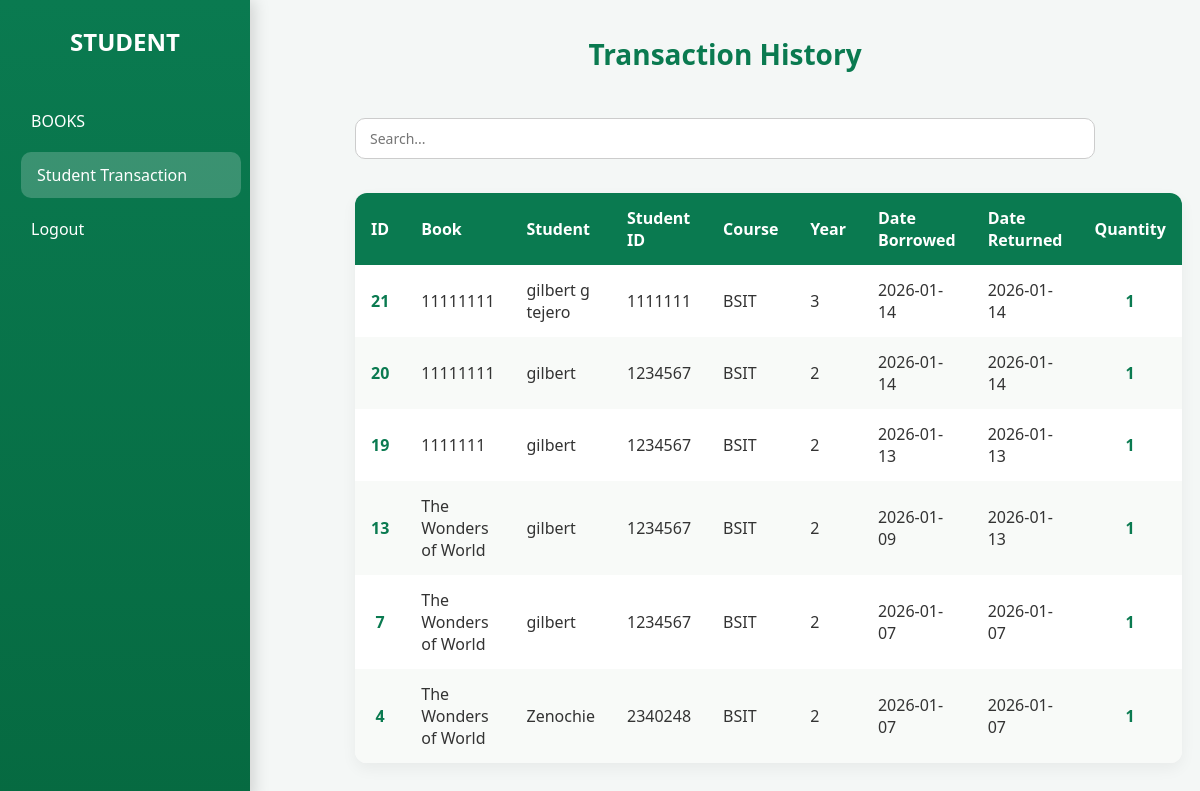
Before: /pisti/student_transaction.php (signed in) with the older database file.
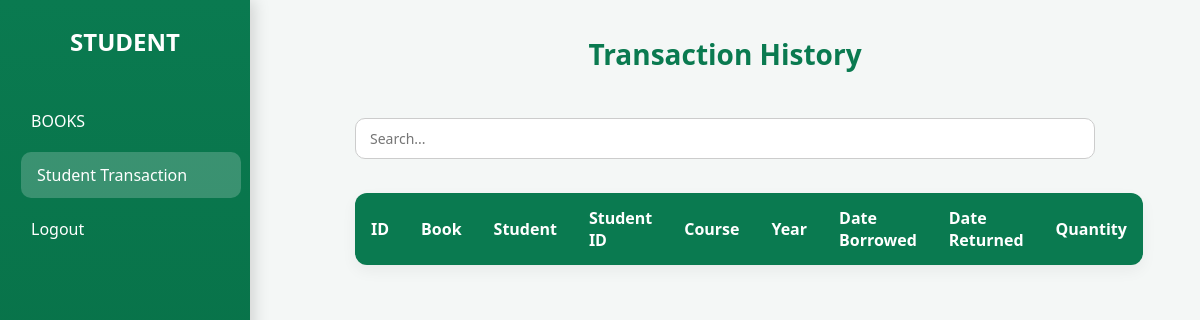
After: the same page with the newer database file.
### tables this page shows
CREATE TABLE `transactions` (
  `transaction_id` int(11) NOT NULL,
  `student_id` int(7) NOT NULL,
  `book_id` int(11) NOT NULL,
  `date_borrowed` date NOT NULL,
  `date_returned` date DEFAULT NULL,
  `quantity` int(11) DEFAULT 1
);

CREATE TABLE `books` (
  `book_id` int(11) NOT NULL,
  `Title` varchar(255) NOT NULL,
  `category` varchar(100) NOT NULL,
  `status` enum('Available','Borrowed','Defective','Out of Stock') DEFAULT 'Available',
  `volume` int(11) NOT NULL,
  `available` int(11) DEFAULT 0,
  `borrowed` int(11) DEFAULT 0,
  `Author` varchar(255) NOT NULL,
  `Accession_Number` int(15) NOT NULL,
  `Book_Year` int(254) NOT NULL,
  `Publisher` varchar(255) NOT NULL,
  `Shelf_Location` varchar(255) NOT NULL,
  `Call_Number` int(255) NOT NULL,
  `Copies` int(255) NOT NULL
);

CREATE TABLE `students` (
  `student_id` int(7) NOT NULL,
  `student_name` varchar(255) NOT NULL,
  `course` varchar(100) NOT NULL,
  `phone_number` varchar(20) NOT NULL,
  `year` int(11) NOT NULL,
  `borrower_type` varchar(255) NOT NULL
);

### pisti/student_transaction.php (the view, shortened to what this page needs)
<?php
include "db.php";
$sql = "
    SELECT t.transaction_id,
           t.date_borrowed,
           t.date_returned,
           t.quantity,
           s.student_name,
           s.student_id,
           s.course,
           s.year,
           b.Title
    FROM transactions t
    LEFT JOIN students s ON t.student_id = s.student_id
    LEFT JOIN books b ON t.book_id = b.book_id
    ORDER BY t.transaction_id DESC
";
$transactions = $conn->query($sql);
?>
<!DOCTYPE html>
<html>
<head>
    <link rel="stylesheet" href="style.css">
</head>
<body>
<aside class="sidebar">
    <h2>STUDENT</h2>
    <ul>
        <li><a href="Books.php">BOOKS</a></li>
        <li><a href="student_transaction.php" class="active">Student Transaction</a></li>
        <li><a href="logout.php">Logout</a></li>
    </ul>
</aside>
<div class="main">
    <h1>Transaction History</h1>
    <input type="text" id="searchInput" placeholder="Search..." onkeyup="searchTable()">
    <table id="transactionTable">
        <thead>
            <tr>
                <th>ID</th>
                <th>Book</th>
                <th>Student</th>
                <th>Student ID</th>
                <th>Course</th>
                <th>Year</th>
                <th>Date Borrowed</th>
                <th>Date Returned</th>
                <th>Quantity</th>
            </tr>
        </thead>
        <tbody>
            <?php while($row = $transactions->fetch_assoc()): ?>
                <tr>
                    <td><?= htmlspecialchars($row['transaction_id']) ?></td>
                    <td><?= htmlspecialchars($row['Title']) ?></td>
                    <td><?= htmlspecialchars($row['student_name']) ?></td>
                    <td><?= htmlspecialchars($row['student_id']) ?></td>
                    <td><?= htmlspecialchars($row['course']) ?></td>
                    <td><?= htmlspecialchars($row['year']) ?></td>
                    <td><?= htmlspecialchars($row['date_borrowed']) ?></td>
                    <td><?= htmlspecialchars($row['date_returned'] ?? '-') ?></td>
                    <td><?= htmlspecialchars($row['quantity']) ?></td>
                </tr>
            <?php endwhile; ?>
        </tbody>
    </table>
</div>
</body>
</html>

Changed rows visible on the page:
removed transactions: transaction_id "21", book.Title "11111111", student.student_name "gilbert g tejero", student.student_id "1111111", student.course "BSIT", student.year "3", date_borrowed "2026-01-14", date_returned "2026-01-14", quantity "1"
removed transactions: transaction_id "20", book.Title "11111111", student.student_name "gilbert", student.student_id "1234567", student.course "BSIT", student.year "2", date_borrowed "2026-01-14", date_returned "2026-01-14", quantity "1"
removed transactions: transaction_id "19", book.Title "1111111", student.student_name "gilbert", student.student_id "1234567", student.course "BSIT", student.year "2", date_borrowed "2026-01-13", date_returned "2026-01-13", quantity "1"
removed transactions: transaction_id "13", book.Title "The Wonders of World", student.student_name "gilbert", student.student_id "1234567", student.course "BSIT", student.year "2", date_borrowed "2026-01-09", date_returned "2026-01-13", quantity "1"
removed transactions: transaction_id "7", book.Title "The Wonders of World", student.student_name "gilbert", student.student_id "1234567", student.course "BSIT", student.year "2", date_borrowed "2026-01-07", date_returned "2026-01-07", quantity "1"
removed transactions: transaction_id "4", book.Title "The Wonders of World", student.student_name "Zenochie", student.student_id "2340248", student.course "BSIT", student.year "2", date_borrowed "2026-01-07", date_returned "2026-01-07", quantity "1"
